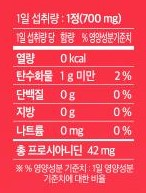
#> input picture sample (6).jpg, 146 x 193 px
$ python Util.py
#> lines starting #> are read from the running program, lines starting #| are printed output that depends on the picture
### denoise.py
import cv2
import numpy as np
import requests

# 양방향 필터
# img = 변환할 이미지 , count = 노이즈 제거 양방향 필터 적용할 횟수
# [21 lines left out: functions _bilateralFilter, _medianFilter, not called in this run]


def _GaussianBlur(img, count=1, ksize=(0, 0), sigmaX=1):
    return cv2.GaussianBlur(img, ksize, sigmaX)

# [8 lines left out: function test_denoiser, not called in this run]

def sharping(img):
    sharpe_filter = np.array([[-1, -1, -1], [-1, 9, -1], [-1, -1, -1]])
    """
    sharpe_filter = np.array([[-1, -1, -1, -1, -1],
                            [-1, 2, 2, 2, -1],
                            [-1, 2, 9, 2, -1],
                            [-1, 2, 2, 2, -1],
                            [-1, -1, -1, -1, -1]]) / 9.0
    """
    # 샤프닝 필터
    img = cv2.filter2D(img,-1,sharpe_filter)

    return img

# DeepAI 사이트의 Waifu2x Restful API 이용
# [11 lines left out: function Waifu2x, not called in this run]

### Util.py
import cv2
from matplotlib import pyplot as plt

from denoise import sharping

# 히스토그램 구하기
def CalcGrayHist(img):
    hist = cv2.calcHist([img], [0], None, [256], [0, 256])
    return hist

# 히스토그램 그리기
def ShowHistogram(hist):
    plt.hist(hist.ravel(), 256, [0, 256])
    plt.show()

# 히스토그램 중간 값
def GetMedianByHist(hist):
    maxIndex = 0
    minIndex = 0
    max = 0
    min = 0
    medianValue = 0

    for i in range(255):
        if (max < hist[i, 0]):
            max = hist[i, 0]
            maxIndex = i

        if (min > hist[i, 0]):
            min = hist[i, 0]
            minIndex = i

    if (maxIndex > minIndex):
        medianValue = (maxIndex - minIndex) / 2

    else:
        medianValue = (minIndex - maxIndex) / 2

    return medianValue

img = cv2.imread("sample (6).jpg")
#> img is the input picture: shape (193, 146, 3); mean B, G, R 94.8, 77.6, 239.1
img = sharping(img)
#> in sharping, `img = cv2.filter2D(img,-1,sharpe_filter)`:
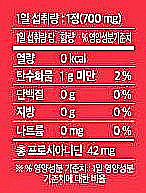
#> img: shape (193, 146, 3); mean of channels 0, 1, 2 87.1, 74.1, 207.4; drawn as B, G, R

cv2.imwrite("sharp.jpg",img)

$ run again, with sample (1).jpg copied over sample (6).jpg
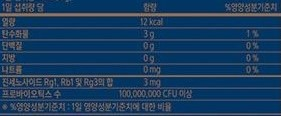
#> input picture sample (1).jpg, 281 x 116 px
#> img is the input picture: shape (116, 281, 3); mean B, G, R 95.9, 61.1, 27.6
#> in sharping, `img = cv2.filter2D(img,-1,sharpe_filter)`:
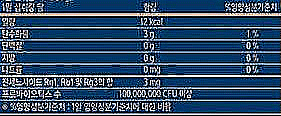
#> img: shape (116, 281, 3); mean of channels 0, 1, 2 104.8, 78, 53.5; drawn as B, G, R

$ run again, with sample (2).jpg copied over sample (6).jpg
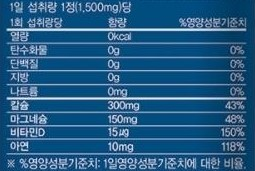
#> input picture sample (2).jpg, 255 x 171 px
#> img is the input picture: shape (171, 255, 3); mean B, G, R 134.6, 92.3, 37.8
#> in sharping, `img = cv2.filter2D(img,-1,sharpe_filter)`:
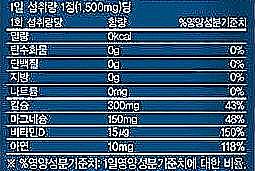
#> img: shape (171, 255, 3); mean of channels 0, 1, 2 117.8, 89.7, 56.1; drawn as B, G, R

$ run again, with sample (3).jpg copied over sample (6).jpg
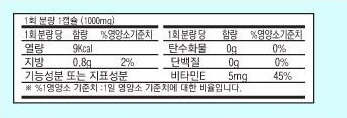
#> input picture sample (3).jpg, 347 x 118 px
#> img is the input picture: shape (118, 347, 3); mean B, G, R 219.3, 219, 206.9
#> in sharping, `img = cv2.filter2D(img,-1,sharpe_filter)`:
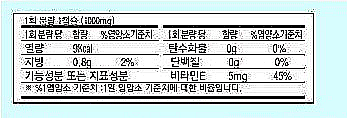
#> img: shape (118, 347, 3); mean of channels 0, 1, 2 208.8, 208.6, 197.8; drawn as B, G, R
